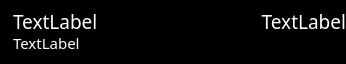
<?xml version="1.0" encoding="UTF-8"?>
<ui version="4.0">
 <class>TransactionFrame</class>
 <widget class="QFrame" name="TransactionFrame">
  <property name="geometry">
   <rect>
    <x>0</x>
    <y>0</y>
    <width>346</width>
    <height>64</height>
   </rect>
  </property>
  <property name="minimumSize">
   <size>
    <width>0</width>
    <height>64</height>
   </size>
  </property>
  <property name="maximumSize">
   <size>
    <width>540</width>
    <height>64</height>
   </size>
  </property>
  <property name="palette">
   <palette>
    <active>
     <colorrole role="WindowText">
      <brush brushstyle="SolidPattern">
       <color alpha="255">
        <red>255</red>
        <green>255</green>
        <blue>255</blue>
       </color>
      </brush>
     </colorrole>
     <colorrole role="Button">
      <brush brushstyle="SolidPattern">
       <color alpha="255">
        <red>0</red>
        <green>0</green>
        <blue>0</blue>
       </color>
      </brush>
     </colorrole>
     <colorrole role="Light">
      <brush brushstyle="SolidPattern">
       <color alpha="255">
        <red>0</red>
        <green>0</green>
        <blue>0</blue>
       </color>
      </brush>
     </colorrole>
     <colorrole role="Midlight">
      <brush brushstyle="SolidPattern">
       <color alpha="255">
        <red>0</red>
        <green>0</green>
        <blue>0</blue>
       </color>
      </brush>
     </colorrole>
     <colorrole role="Dark">
      <brush brushstyle="SolidPattern">
       <color alpha="255">
        <red>0</red>
        <green>0</green>
        <blue>0</blue>
       </color>
      </brush>
     </colorrole>
     <colorrole role="Mid">
      <brush brushstyle="SolidPattern">
       <color alpha="255">
        <red>0</red>
        <green>0</green>
        <blue>0</blue>
       </color>
      </brush>
     </colorrole>
     <colorrole role="Text">
      <brush brushstyle="SolidPattern">
       <color alpha="255">
        <red>255</red>
        <green>255</green>
        <blue>255</blue>
       </color>
      </brush>
     </colorrole>
     <colorrole role="BrightText">
      <brush brushstyle="SolidPattern">
       <color alpha="255">
        <red>255</red>
        <green>255</green>
        <blue>255</blue>
       </color>
      </brush>
     </colorrole>
     <colorrole role="ButtonText">
      <brush brushstyle="SolidPattern">
       <color alpha="255">
        <red>255</red>
        <green>255</green>
        <blue>255</blue>
       </color>
      </brush>
     </colorrole>
     <colorrole role="Base">
      <brush brushstyle="SolidPattern">
       <color alpha="255">
        <red>0</red>
        <green>0</green>
        <blue>0</blue>
       </color>
      </brush>
     </colorrole>
     <colorrole role="Window">
      <brush brushstyle="SolidPattern">
       <color alpha="255">
        <red>0</red>
        <green>0</green>
        <blue>0</blue>
       </color>
      </brush>
     </colorrole>
     <colorrole role="Shadow">
      <brush brushstyle="SolidPattern">
       <color alpha="255">
        <red>0</red>
        <green>0</green>
        <blue>0</blue>
       </color>
      </brush>
     </colorrole>
     <colorrole role="AlternateBase">
      <brush brushstyle="SolidPattern">
       <color alpha="255">
        <red>0</red>
        <green>0</green>
        <blue>0</blue>
       </color>
      </brush>
     </colorrole>
     <colorrole role="ToolTipBase">
      <brush brushstyle="SolidPattern">
       <color alpha="255">
        <red>255</red>
        <green>255</green>
        <blue>220</blue>
       </color>
      </brush>
     </colorrole>
     <colorrole role="ToolTipText">
      <brush brushstyle="SolidPattern">
       <color alpha="255">
        <red>0</red>
        <green>0</green>
        <blue>0</blue>
       </color>
      </brush>
     </colorrole>
    </active>
    <inactive>
     <colorrole role="WindowText">
      <brush brushstyle="SolidPattern">
       <color alpha="255">
        <red>255</red>
        <green>255</green>
        <blue>255</blue>
       </color>
      </brush>
     </colorrole>
     <colorrole role="Button">
      <brush brushstyle="SolidPattern">
       <color alpha="255">
        <red>0</red>
        <green>0</green>
        <blue>0</blue>
       </color>
      </brush>
     </colorrole>
     <colorrole role="Light">
      <brush brushstyle="SolidPattern">
       <color alpha="255">
        <red>0</red>
        <green>0</green>
        <blue>0</blue>
       </color>
      </brush>
     </colorrole>
     <colorrole role="Midlight">
      <brush brushstyle="SolidPattern">
       <color alpha="255">
        <red>0</red>
        <green>0</green>
        <blue>0</blue>
       </color>
      </brush>
     </colorrole>
     <colorrole role="Dark">
      <brush brushstyle="SolidPattern">
       <color alpha="255">
        <red>0</red>
        <green>0</green>
        <blue>0</blue>
       </color>
      </brush>
     </colorrole>
     <colorrole role="Mid">
      <brush brushstyle="SolidPattern">
       <color alpha="255">
        <red>0</red>
        <green>0</green>
        <blue>0</blue>
       </color>
      </brush>
     </colorrole>
     <colorrole role="Text">
      <brush brushstyle="SolidPattern">
       <color alpha="255">
        <red>255</red>
        <green>255</green>
        <blue>255</blue>
       </color>
      </brush>
     </colorrole>
     <colorrole role="BrightText">
      <brush brushstyle="SolidPattern">
       <color alpha="255">
        <red>255</red>
        <green>255</green>
        <blue>255</blue>
       </color>
      </brush>
     </colorrole>
     <colorrole role="ButtonText">
      <brush brushstyle="SolidPattern">
       <color alpha="255">
        <red>255</red>
        <green>255</green>
        <blue>255</blue>
       </color>
      </brush>
     </colorrole>
     <colorrole role="Base">
      <brush brushstyle="SolidPattern">
       <color alpha="255">
        <red>0</red>
        <green>0</green>
        <blue>0</blue>
       </color>
      </brush>
     </colorrole>
     <colorrole role="Window">
      <brush brushstyle="SolidPattern">
       <color alpha="255">
        <red>0</red>
        <green>0</green>
        <blue>0</blue>
       </color>
      </brush>
     </colorrole>
     <colorrole role="Shadow">
      <brush brushstyle="SolidPattern">
       <color alpha="255">
        <red>0</red>
        <green>0</green>
        <blue>0</blue>
       </color>
      </brush>
     </colorrole>
     <colorrole role="AlternateBase">
      <brush brushstyle="SolidPattern">
       <color alpha="255">
        <red>0</red>
        <green>0</green>
        <blue>0</blue>
       </color>
      </brush>
     </colorrole>
     <colorrole role="ToolTipBase">
      <brush brushstyle="SolidPattern">
       <color alpha="255">
        <red>255</red>
        <green>255</green>
        <blue>220</blue>
       </color>
      </brush>
     </colorrole>
     <colorrole role="ToolTipText">
      <brush brushstyle="SolidPattern">
       <color alpha="255">
        <red>0</red>
        <green>0</green>
        <blue>0</blue>
       </color>
      </brush>
     </colorrole>
    </inactive>
    <disabled>
     <colorrole role="WindowText">
      <brush brushstyle="SolidPattern">
       <color alpha="255">
        <red>0</red>
        <green>0</green>
        <blue>0</blue>
       </color>
      </brush>
     </colorrole>
     <colorrole role="Button">
      <brush brushstyle="SolidPattern">
       <color alpha="255">
        <red>0</red>
        <green>0</green>
        <blue>0</blue>
       </color>
      </brush>
     </colorrole>
     <colorrole role="Light">
      <brush brushstyle="SolidPattern">
       <color alpha="255">
        <red>0</red>
        <green>0</green>
        <blue>0</blue>
       </color>
      </brush>
     </colorrole>
     <colorrole role="Midlight">
      <brush brushstyle="SolidPattern">
       <color alpha="255">
        <red>0</red>
        <green>0</green>
        <blue>0</blue>
       </color>
      </brush>
     </colorrole>
     <colorrole role="Dark">
      <brush brushstyle="SolidPattern">
       <color alpha="255">
        <red>0</red>
        <green>0</green>
        <blue>0</blue>
       </color>
      </brush>
     </colorrole>
     <colorrole role="Mid">
      <brush brushstyle="SolidPattern">
       <color alpha="255">
        <red>0</red>
        <green>0</green>
        <blue>0</blue>
       </color>
      </brush>
     </colorrole>
     <colorrole role="Text">
      <brush brushstyle="SolidPattern">
       <color alpha="255">
        <red>0</red>
        <green>0</green>
        <blue>0</blue>
       </color>
      </brush>
     </colorrole>
     <colorrole role="BrightText">
      <brush brushstyle="SolidPattern">
       <color alpha="255">
        <red>255</red>
        <green>255</green>
        <blue>255</blue>
       </color>
      </brush>
     </colorrole>
     <colorrole role="ButtonText">
      <brush brushstyle="SolidPattern">
       <color alpha="255">
        <red>0</red>
        <green>0</green>
        <blue>0</blue>
       </color>
      </brush>
     </colorrole>
     <colorrole role="Base">
      <brush brushstyle="SolidPattern">
       <color alpha="255">
        <red>0</red>
        <green>0</green>
        <blue>0</blue>
       </color>
      </brush>
     </colorrole>
     <colorrole role="Window">
      <brush brushstyle="SolidPattern">
       <color alpha="255">
        <red>0</red>
        <green>0</green>
        <blue>0</blue>
       </color>
      </brush>
     </colorrole>
     <colorrole role="Shadow">
      <brush brushstyle="SolidPattern">
       <color alpha="255">
        <red>0</red>
        <green>0</green>
        <blue>0</blue>
       </color>
      </brush>
     </colorrole>
     <colorrole role="AlternateBase">
      <brush brushstyle="SolidPattern">
       <color alpha="255">
        <red>0</red>
        <green>0</green>
        <blue>0</blue>
       </color>
      </brush>
     </colorrole>
     <colorrole role="ToolTipBase">
      <brush brushstyle="SolidPattern">
       <color alpha="255">
        <red>255</red>
        <green>255</green>
        <blue>220</blue>
       </color>
      </brush>
     </colorrole>
     <colorrole role="ToolTipText">
      <brush brushstyle="SolidPattern">
       <color alpha="255">
        <red>0</red>
        <green>0</green>
        <blue>0</blue>
       </color>
      </brush>
     </colorrole>
    </disabled>
   </palette>
  </property>
  <property name="windowTitle">
   <string>Frame</string>
  </property>
  <property name="windowIcon">
   <iconset resource="../../resources.qrc">
    <normaloff>:/images/cryptonote</normaloff>:/images/cryptonote</iconset>
  </property>
  <property name="autoFillBackground">
   <bool>true</bool>
  </property>
  <property name="frameShape">
   <enum>QFrame::NoFrame</enum>
  </property>
  <property name="frameShadow">
   <enum>QFrame::Raised</enum>
  </property>
  <layout class="QHBoxLayout" name="horizontalLayout_2" stretch="0,0">
   <property name="margin">
    <number>0</number>
   </property>
   <item>
    <widget class="QLabel" name="m_iconLabel">
     <property name="text">
      <string/>
     </property>
    </widget>
   </item>
   <item>
    <layout class="QVBoxLayout" name="verticalLayout">
     <property name="spacing">
      <number>0</number>
     </property>
     <item>
      <spacer name="verticalSpacer_2">
       <property name="orientation">
        <enum>Qt::Vertical</enum>
       </property>
       <property name="sizeType">
        <enum>QSizePolicy::Fixed</enum>
       </property>
       <property name="sizeHint" stdset="0">
        <size>
         <width>20</width>
         <height>10</height>
        </size>
       </property>
      </spacer>
     </item>
     <item>
      <layout class="QHBoxLayout" name="horizontalLayout" stretch="0,1">
       <property name="spacing">
        <number>20</number>
       </property>
       <item>
        <widget class="QLabel" name="m_timeLabel">
         <property name="palette">
          <palette>
           <active>
            <colorrole role="WindowText">
             <brush brushstyle="SolidPattern">
              <color alpha="255">
               <red>255</red>
               <green>255</green>
               <blue>255</blue>
              </color>
             </brush>
            </colorrole>
            <colorrole role="Button">
             <brush brushstyle="SolidPattern">
              <color alpha="255">
               <red>255</red>
               <green>255</green>
               <blue>255</blue>
              </color>
             </brush>
            </colorrole>
            <colorrole role="Light">
             <brush brushstyle="SolidPattern">
              <color alpha="255">
               <red>255</red>
               <green>255</green>
               <blue>255</blue>
              </color>
             </brush>
            </colorrole>
            <colorrole role="Midlight">
             <brush brushstyle="SolidPattern">
              <color alpha="255">
               <red>255</red>
               <green>255</green>
               <blue>255</blue>
              </color>
             </brush>
            </colorrole>
            <colorrole role="Dark">
             <brush brushstyle="SolidPattern">
              <color alpha="255">
               <red>127</red>
               <green>127</green>
               <blue>127</blue>
              </color>
             </brush>
            </colorrole>
            <colorrole role="Mid">
             <brush brushstyle="SolidPattern">
              <color alpha="255">
               <red>170</red>
               <green>170</green>
               <blue>170</blue>
              </color>
             </brush>
            </colorrole>
            <colorrole role="Text">
             <brush brushstyle="SolidPattern">
              <color alpha="255">
               <red>0</red>
               <green>0</green>
               <blue>0</blue>
              </color>
             </brush>
            </colorrole>
            <colorrole role="BrightText">
             <brush brushstyle="SolidPattern">
              <color alpha="255">
               <red>255</red>
               <green>255</green>
               <blue>255</blue>
              </color>
             </brush>
            </colorrole>
            <colorrole role="ButtonText">
             <brush brushstyle="SolidPattern">
              <color alpha="255">
               <red>0</red>
               <green>0</green>
               <blue>0</blue>
              </color>
             </brush>
            </colorrole>
            <colorrole role="Base">
             <brush brushstyle="SolidPattern">
              <color alpha="255">
               <red>255</red>
               <green>255</green>
               <blue>255</blue>
              </color>
             </brush>
            </colorrole>
            <colorrole role="Window">
             <brush brushstyle="SolidPattern">
              <color alpha="255">
               <red>255</red>
               <green>255</green>
               <blue>255</blue>
              </color>
             </brush>
            </colorrole>
            <colorrole role="Shadow">
             <brush brushstyle="SolidPattern">
              <color alpha="255">
               <red>0</red>
               <green>0</green>
               <blue>0</blue>
              </color>
             </brush>
            </colorrole>
            <colorrole role="AlternateBase">
             <brush brushstyle="SolidPattern">
              <color alpha="255">
               <red>255</red>
               <green>255</green>
               <blue>255</blue>
              </color>
             </brush>
            </colorrole>
            <colorrole role="ToolTipBase">
             <brush brushstyle="SolidPattern">
              <color alpha="255">
               <red>255</red>
               <green>255</green>
               <blue>220</blue>
              </color>
             </brush>
            </colorrole>
            <colorrole role="ToolTipText">
             <brush brushstyle="SolidPattern">
              <color alpha="255">
               <red>0</red>
               <green>0</green>
               <blue>0</blue>
              </color>
             </brush>
            </colorrole>
           </active>
           <inactive>
            <colorrole role="WindowText">
             <brush brushstyle="SolidPattern">
              <color alpha="255">
               <red>255</red>
               <green>255</green>
               <blue>255</blue>
              </color>
             </brush>
            </colorrole>
            <colorrole role="Button">
             <brush brushstyle="SolidPattern">
              <color alpha="255">
               <red>255</red>
               <green>255</green>
               <blue>255</blue>
              </color>
             </brush>
            </colorrole>
            <colorrole role="Light">
             <brush brushstyle="SolidPattern">
              <color alpha="255">
               <red>255</red>
               <green>255</green>
               <blue>255</blue>
              </color>
             </brush>
            </colorrole>
            <colorrole role="Midlight">
             <brush brushstyle="SolidPattern">
              <color alpha="255">
               <red>255</red>
               <green>255</green>
               <blue>255</blue>
              </color>
             </brush>
            </colorrole>
            <colorrole role="Dark">
             <brush brushstyle="SolidPattern">
              <color alpha="255">
               <red>127</red>
               <green>127</green>
               <blue>127</blue>
              </color>
             </brush>
            </colorrole>
            <colorrole role="Mid">
             <brush brushstyle="SolidPattern">
              <color alpha="255">
               <red>170</red>
               <green>170</green>
               <blue>170</blue>
              </color>
             </brush>
            </colorrole>
            <colorrole role="Text">
             <brush brushstyle="SolidPattern">
              <color alpha="255">
               <red>0</red>
               <green>0</green>
               <blue>0</blue>
              </color>
             </brush>
            </colorrole>
            <colorrole role="BrightText">
             <brush brushstyle="SolidPattern">
              <color alpha="255">
               <red>255</red>
               <green>255</green>
               <blue>255</blue>
              </color>
             </brush>
            </colorrole>
            <colorrole role="ButtonText">
             <brush brushstyle="SolidPattern">
              <color alpha="255">
               <red>0</red>
               <green>0</green>
               <blue>0</blue>
              </color>
             </brush>
            </colorrole>
            <colorrole role="Base">
             <brush brushstyle="SolidPattern">
              <color alpha="255">
               <red>255</red>
               <green>255</green>
               <blue>255</blue>
              </color>
             </brush>
            </colorrole>
            <colorrole role="Window">
             <brush brushstyle="SolidPattern">
              <color alpha="255">
               <red>255</red>
               <green>255</green>
               <blue>255</blue>
              </color>
             </brush>
            </colorrole>
            <colorrole role="Shadow">
             <brush brushstyle="SolidPattern">
              <color alpha="255">
               <red>0</red>
               <green>0</green>
               <blue>0</blue>
              </color>
             </brush>
            </colorrole>
            <colorrole role="AlternateBase">
             <brush brushstyle="SolidPattern">
              <color alpha="255">
               <red>255</red>
               <green>255</green>
               <blue>255</blue>
              </color>
             </brush>
            </colorrole>
            <colorrole role="ToolTipBase">
             <brush brushstyle="SolidPattern">
              <color alpha="255">
               <red>255</red>
               <green>255</green>
               <blue>220</blue>
              </color>
             </brush>
            </colorrole>
            <colorrole role="ToolTipText">
             <brush brushstyle="SolidPattern">
              <color alpha="255">
               <red>0</red>
               <green>0</green>
               <blue>0</blue>
              </color>
             </brush>
            </colorrole>
           </inactive>
           <disabled>
            <colorrole role="WindowText">
             <brush brushstyle="SolidPattern">
              <color alpha="255">
               <red>127</red>
               <green>127</green>
               <blue>127</blue>
              </color>
             </brush>
            </colorrole>
            <colorrole role="Button">
             <brush brushstyle="SolidPattern">
              <color alpha="255">
               <red>255</red>
               <green>255</green>
               <blue>255</blue>
              </color>
             </brush>
            </colorrole>
            <colorrole role="Light">
             <brush brushstyle="SolidPattern">
              <color alpha="255">
               <red>255</red>
               <green>255</green>
               <blue>255</blue>
              </color>
             </brush>
            </colorrole>
            <colorrole role="Midlight">
             <brush brushstyle="SolidPattern">
              <color alpha="255">
               <red>255</red>
               <green>255</green>
               <blue>255</blue>
              </color>
             </brush>
            </colorrole>
            <colorrole role="Dark">
             <brush brushstyle="SolidPattern">
              <color alpha="255">
               <red>127</red>
               <green>127</green>
               <blue>127</blue>
              </color>
             </brush>
            </colorrole>
            <colorrole role="Mid">
             <brush brushstyle="SolidPattern">
              <color alpha="255">
               <red>170</red>
               <green>170</green>
               <blue>170</blue>
              </color>
             </brush>
            </colorrole>
            <colorrole role="Text">
             <brush brushstyle="SolidPattern">
              <color alpha="255">
               <red>127</red>
               <green>127</green>
               <blue>127</blue>
              </color>
             </brush>
            </colorrole>
            <colorrole role="BrightText">
             <brush brushstyle="SolidPattern">
              <color alpha="255">
               <red>255</red>
               <green>255</green>
               <blue>255</blue>
              </color>
             </brush>
            </colorrole>
            <colorrole role="ButtonText">
             <brush brushstyle="SolidPattern">
              <color alpha="255">
               <red>127</red>
               <green>127</green>
               <blue>127</blue>
              </color>
             </brush>
            </colorrole>
            <colorrole role="Base">
             <brush brushstyle="SolidPattern">
              <color alpha="255">
               <red>255</red>
               <green>255</green>
               <blue>255</blue>
              </color>
             </brush>
            </colorrole>
            <colorrole role="Window">
             <brush brushstyle="SolidPattern">
              <color alpha="255">
               <red>255</red>
               <green>255</green>
               <blue>255</blue>
              </color>
             </brush>
            </colorrole>
            <colorrole role="Shadow">
             <brush brushstyle="SolidPattern">
              <color alpha="255">
               <red>0</red>
               <green>0</green>
               <blue>0</blue>
              </color>
             </brush>
            </colorrole>
            <colorrole role="AlternateBase">
             <brush brushstyle="SolidPattern">
              <color alpha="255">
               <red>255</red>
               <green>255</green>
               <blue>255</blue>
              </color>
             </brush>
            </colorrole>
            <colorrole role="ToolTipBase">
             <brush brushstyle="SolidPattern">
              <color alpha="255">
               <red>255</red>
               <green>255</green>
               <blue>220</blue>
              </color>
             </brush>
            </colorrole>
            <colorrole role="ToolTipText">
             <brush brushstyle="SolidPattern">
              <color alpha="255">
               <red>0</red>
               <green>0</green>
               <blue>0</blue>
              </color>
             </brush>
            </colorrole>
           </disabled>
          </palette>
         </property>
         <property name="font">
          <font>
           <family>zai Drukarnia Wydawnicza 1870</family>
           <pointsize>14</pointsize>
          </font>
         </property>
         <property name="text">
          <string>TextLabel</string>
         </property>
        </widget>
       </item>
       <item>
        <widget class="QLabel" name="m_amountLabel">
         <property name="palette">
          <palette>
           <active>
            <colorrole role="WindowText">
             <brush brushstyle="SolidPattern">
              <color alpha="255">
               <red>255</red>
               <green>255</green>
               <blue>255</blue>
              </color>
             </brush>
            </colorrole>
            <colorrole role="Text">
             <brush brushstyle="SolidPattern">
              <color alpha="255">
               <red>255</red>
               <green>255</green>
               <blue>255</blue>
              </color>
             </brush>
            </colorrole>
           </active>
           <inactive>
            <colorrole role="WindowText">
             <brush brushstyle="SolidPattern">
              <color alpha="255">
               <red>255</red>
               <green>255</green>
               <blue>255</blue>
              </color>
             </brush>
            </colorrole>
            <colorrole role="Text">
             <brush brushstyle="SolidPattern">
              <color alpha="255">
               <red>255</red>
               <green>255</green>
               <blue>255</blue>
              </color>
             </brush>
            </colorrole>
           </inactive>
           <disabled>
            <colorrole role="WindowText">
             <brush brushstyle="SolidPattern">
              <color alpha="255">
               <red>159</red>
               <green>158</green>
               <blue>158</blue>
              </color>
             </brush>
            </colorrole>
            <colorrole role="Text">
             <brush brushstyle="SolidPattern">
              <color alpha="255">
               <red>159</red>
               <green>158</green>
               <blue>158</blue>
              </color>
             </brush>
            </colorrole>
           </disabled>
          </palette>
         </property>
         <property name="font">
          <font>
           <family>zai Drukarnia Wydawnicza 1870</family>
           <pointsize>14</pointsize>
          </font>
         </property>
         <property name="text">
          <string>TextLabel</string>
         </property>
         <property name="alignment">
          <set>Qt::AlignRight|Qt::AlignTrailing|Qt::AlignVCenter</set>
         </property>
        </widget>
       </item>
      </layout>
     </item>
     <item>
      <widget class="QLabel" name="m_hashLabel">
       <property name="palette">
        <palette>
         <active>
          <colorrole role="WindowText">
           <brush brushstyle="SolidPattern">
            <color alpha="255">
             <red>255</red>
             <green>255</green>
             <blue>255</blue>
            </color>
           </brush>
          </colorrole>
          <colorrole role="Text">
           <brush brushstyle="SolidPattern">
            <color alpha="255">
             <red>255</red>
             <green>255</green>
             <blue>255</blue>
            </color>
           </brush>
          </colorrole>
         </active>
         <inactive>
          <colorrole role="WindowText">
           <brush brushstyle="SolidPattern">
            <color alpha="255">
             <red>255</red>
             <green>255</green>
             <blue>255</blue>
            </color>
           </brush>
          </colorrole>
          <colorrole role="Text">
           <brush brushstyle="SolidPattern">
            <color alpha="255">
             <red>255</red>
             <green>255</green>
             <blue>255</blue>
            </color>
           </brush>
          </colorrole>
         </inactive>
         <disabled>
          <colorrole role="WindowText">
           <brush brushstyle="SolidPattern">
            <color alpha="255">
             <red>159</red>
             <green>158</green>
             <blue>158</blue>
            </color>
           </brush>
          </colorrole>
          <colorrole role="Text">
           <brush brushstyle="SolidPattern">
            <color alpha="255">
             <red>159</red>
             <green>158</green>
             <blue>158</blue>
            </color>
           </brush>
          </colorrole>
         </disabled>
        </palette>
       </property>
       <property name="font">
        <font>
         <family>zai Drukarnia Wydawnicza 1870</family>
         <pointsize>11</pointsize>
        </font>
       </property>
       <property name="styleSheet">
        <string notr="true"/>
       </property>
       <property name="text">
        <string>TextLabel</string>
       </property>
       <property name="alignment">
        <set>Qt::AlignLeading|Qt::AlignLeft|Qt::AlignVCenter</set>
       </property>
       <property name="indent">
        <number>-1</number>
       </property>
       <property name="textInteractionFlags">
        <set>Qt::NoTextInteraction</set>
       </property>
      </widget>
     </item>
     <item>
      <spacer name="verticalSpacer">
       <property name="orientation">
        <enum>Qt::Vertical</enum>
       </property>
       <property name="sizeType">
        <enum>QSizePolicy::Fixed</enum>
       </property>
       <property name="sizeHint" stdset="0">
        <size>
         <width>20</width>
         <height>10</height>
        </size>
       </property>
      </spacer>
     </item>
    </layout>
   </item>
  </layout>
 </widget>
 <resources>
  <include location="../../resources.qrc"/>
 </resources>
 <connections/>
</ui>
